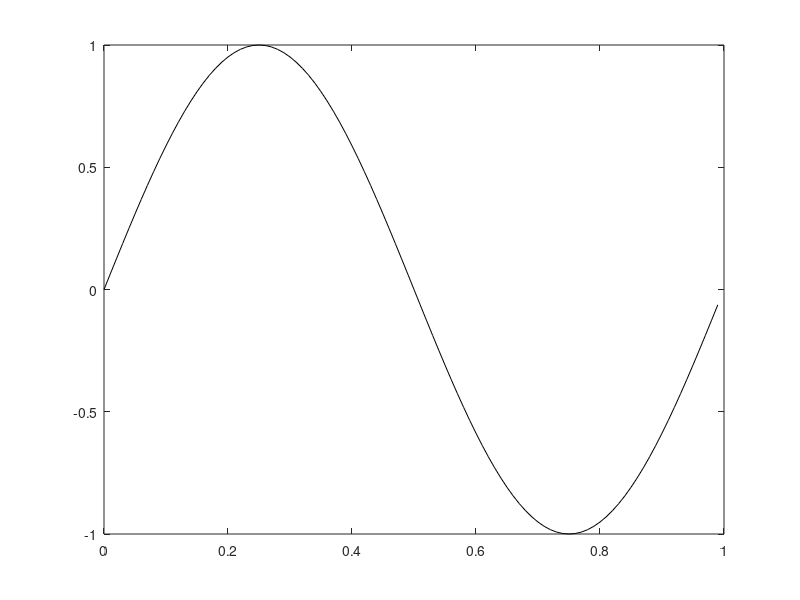

MATLAB code for this plot:
% This script computes the L1 and L2 norm of the function f(x) defined in
% the example 2 of IP_9. This gives an idea of the penalization done by the
% two different norms.

% Rashmi Murthy October 2019.


% Define the interval on which the piecewise constant function is defined.

x = linspace(0,1,101);

% Define the piecewise constant function

f = zeros(1,length(x));


   f = sin(2*pi*x);



N = length(x)-1;

x = x(1:N);
f = f(1:N);

figure(1)
clf
plot(x,f,'k')



% Define the Differentiation operator

L = -eye(N)+diag(ones(1,N-1),1);
L = L(1:N-1,:);

% Compute Lh

Lh = 10.*(L*f(:));


% Compute the one norm and two norm0

L_1 = norm(Lh,1);
L_2 = (norm(Lh,2))^2;

display(L_1)
disp(L_2)
